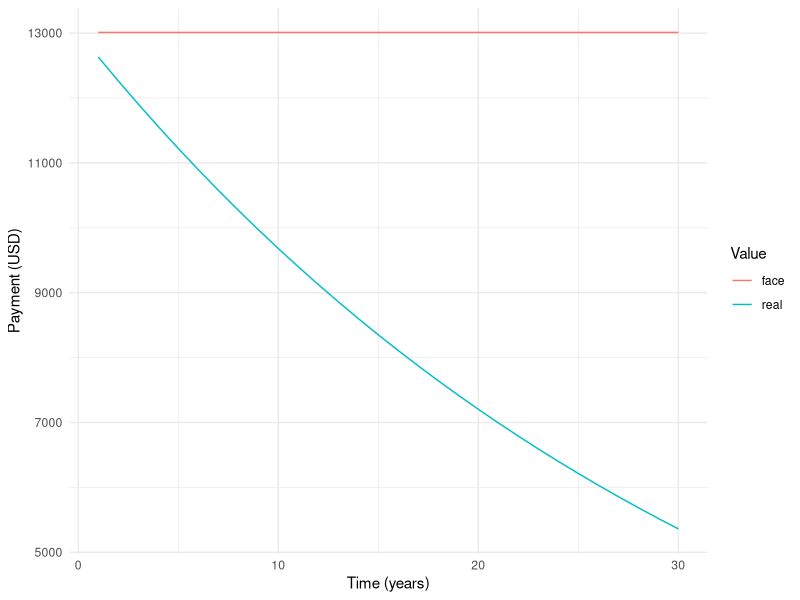

Generate this figure with R:
## ---- chunk 1
#| label: own-inflation
#| fig-cap: "Real value versus face value of mortgage payment"
#| warning: false

library(tidyverse)

a_nbar_i_pv <- function(i, n) {
  (1 - 1 / (1 + i)^n) / i
}
pv <- function(fv, i, n) {
  fv / (1 + i)^n
}

initial_home_value <- 2e5
nominal_interest_rate <- 0.05
inflation_rate <- 0.03
term <- 30

payment <- initial_home_value / a_nbar_i_pv(i = nominal_interest_rate, n = term)
time <- seq(term)
face_mortgage_payment <- rep(payment, term)
real_mortgage_payment <- pv(
  fv = face_mortgage_payment,
  i = inflation_rate,
  n = time
)

payment_schedule <- tibble(
  time = time,
  face = face_mortgage_payment,
  real = real_mortgage_payment
)

mortgage_payment <- payment_schedule %>%
  select(time, face, real) %>%
  pivot_longer(
    col = c(face, real),
    names_to = "Value",
    values_to = "payment"
  )

ggplot(data = mortgage_payment, aes(x = time, y = payment, color = Value)) +
  geom_line() +
  labs(x = "Time (years)", y = "Payment (USD)") +
  theme_minimal()
